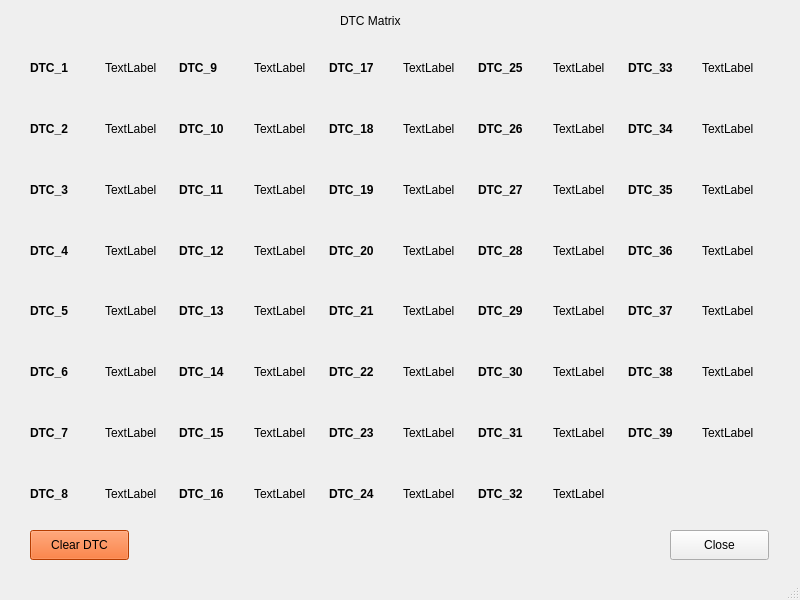
<?xml version="1.0" encoding="UTF-8"?>
<ui version="4.0">
 <class>MainWindow</class>
 <widget class="QMainWindow" name="MainWindow">
  <property name="geometry">
   <rect>
    <x>0</x>
    <y>0</y>
    <width>800</width>
    <height>600</height>
   </rect>
  </property>
  <property name="windowTitle">
   <string>MainWindow</string>
  </property>
  <widget class="QWidget" name="centralwidget">
   <widget class="QWidget" name="gridLayoutWidget">
    <property name="geometry">
     <rect>
      <x>30</x>
      <y>40</y>
      <width>741</width>
      <height>481</height>
     </rect>
    </property>
    <layout class="QGridLayout" name="gridLayout">
     <item row="0" column="7">
      <widget class="QLabel" name="label25">
       <property name="text">
        <string>TextLabel</string>
       </property>
      </widget>
     </item>
     <item row="0" column="0">
      <widget class="QLabel" name="label_3">
       <property name="font">
        <font>
         <weight>75</weight>
         <bold>true</bold>
        </font>
       </property>
       <property name="text">
        <string>DTC_1</string>
       </property>
      </widget>
     </item>
     <item row="5" column="4">
      <widget class="QLabel" name="label_49">
       <property name="font">
        <font>
         <weight>75</weight>
         <bold>true</bold>
        </font>
       </property>
       <property name="text">
        <string>DTC_22</string>
       </property>
      </widget>
     </item>
     <item row="5" column="7">
      <widget class="QLabel" name="label30">
       <property name="text">
        <string>TextLabel</string>
       </property>
      </widget>
     </item>
     <item row="5" column="2">
      <widget class="QLabel" name="label_46">
       <property name="font">
        <font>
         <weight>75</weight>
         <bold>true</bold>
        </font>
       </property>
       <property name="text">
        <string>DTC_14</string>
       </property>
      </widget>
     </item>
     <item row="5" column="1">
      <widget class="QLabel" name="label6">
       <property name="text">
        <string>TextLabel</string>
       </property>
      </widget>
     </item>
     <item row="5" column="5">
      <widget class="QLabel" name="label22">
       <property name="text">
        <string>TextLabel</string>
       </property>
      </widget>
     </item>
     <item row="0" column="8">
      <widget class="QLabel" name="label_66">
       <property name="font">
        <font>
         <weight>75</weight>
         <bold>true</bold>
        </font>
       </property>
       <property name="text">
        <string>DTC_33</string>
       </property>
      </widget>
     </item>
     <item row="0" column="4">
      <widget class="QLabel" name="label_15">
       <property name="font">
        <font>
         <weight>75</weight>
         <bold>true</bold>
        </font>
       </property>
       <property name="text">
        <string>DTC_17</string>
       </property>
      </widget>
     </item>
     <item row="2" column="4">
      <widget class="QLabel" name="label_13">
       <property name="font">
        <font>
         <weight>75</weight>
         <bold>true</bold>
        </font>
       </property>
       <property name="text">
        <string>DTC_19</string>
       </property>
      </widget>
     </item>
     <item row="4" column="6">
      <widget class="QLabel" name="label_39">
       <property name="font">
        <font>
         <weight>75</weight>
         <bold>true</bold>
        </font>
       </property>
       <property name="text">
        <string>DTC_29</string>
       </property>
      </widget>
     </item>
     <item row="0" column="2">
      <widget class="QLabel" name="label_32">
       <property name="font">
        <font>
         <weight>75</weight>
         <bold>true</bold>
        </font>
       </property>
       <property name="text">
        <string>DTC_9</string>
       </property>
      </widget>
     </item>
     <item row="0" column="6">
      <widget class="QLabel" name="label_2">
       <property name="font">
        <font>
         <weight>75</weight>
         <bold>true</bold>
        </font>
       </property>
       <property name="text">
        <string>DTC_25</string>
       </property>
      </widget>
     </item>
     <item row="2" column="3">
      <widget class="QLabel" name="label11">
       <property name="text">
        <string>TextLabel</string>
       </property>
      </widget>
     </item>
     <item row="3" column="7">
      <widget class="QLabel" name="label28">
       <property name="text">
        <string>TextLabel</string>
       </property>
      </widget>
     </item>
     <item row="6" column="7">
      <widget class="QLabel" name="label31">
       <property name="text">
        <string>TextLabel</string>
       </property>
      </widget>
     </item>
     <item row="2" column="0">
      <widget class="QLabel" name="label_9">
       <property name="font">
        <font>
         <weight>75</weight>
         <bold>true</bold>
        </font>
       </property>
       <property name="text">
        <string>DTC_3</string>
       </property>
      </widget>
     </item>
     <item row="1" column="2">
      <widget class="QLabel" name="label_30">
       <property name="font">
        <font>
         <weight>75</weight>
         <bold>true</bold>
        </font>
       </property>
       <property name="text">
        <string>DTC_10</string>
       </property>
      </widget>
     </item>
     <item row="4" column="0">
      <widget class="QLabel" name="label_33">
       <property name="font">
        <font>
         <weight>75</weight>
         <bold>true</bold>
        </font>
       </property>
       <property name="text">
        <string>DTC_5</string>
       </property>
      </widget>
     </item>
     <item row="6" column="1">
      <widget class="QLabel" name="label7">
       <property name="text">
        <string>TextLabel</string>
       </property>
      </widget>
     </item>
     <item row="5" column="3">
      <widget class="QLabel" name="label14">
       <property name="text">
        <string>TextLabel</string>
       </property>
      </widget>
     </item>
     <item row="4" column="7">
      <widget class="QLabel" name="label29">
       <property name="text">
        <string>TextLabel</string>
       </property>
      </widget>
     </item>
     <item row="0" column="5">
      <widget class="QLabel" name="label17">
       <property name="text">
        <string>TextLabel</string>
       </property>
      </widget>
     </item>
     <item row="4" column="2">
      <widget class="QLabel" name="label_35">
       <property name="font">
        <font>
         <weight>75</weight>
         <bold>true</bold>
        </font>
       </property>
       <property name="text">
        <string>DTC_13</string>
       </property>
      </widget>
     </item>
     <item row="5" column="6">
      <widget class="QLabel" name="label_53">
       <property name="font">
        <font>
         <weight>75</weight>
         <bold>true</bold>
        </font>
       </property>
       <property name="text">
        <string>DTC_30</string>
       </property>
      </widget>
     </item>
     <item row="6" column="4">
      <widget class="QLabel" name="label_50">
       <property name="font">
        <font>
         <weight>75</weight>
         <bold>true</bold>
        </font>
       </property>
       <property name="text">
        <string>DTC_23</string>
       </property>
      </widget>
     </item>
     <item row="5" column="0">
      <widget class="QLabel" name="label_41">
       <property name="font">
        <font>
         <weight>75</weight>
         <bold>true</bold>
        </font>
       </property>
       <property name="text">
        <string>DTC_6</string>
       </property>
      </widget>
     </item>
     <item row="6" column="5">
      <widget class="QLabel" name="label23">
       <property name="text">
        <string>TextLabel</string>
       </property>
      </widget>
     </item>
     <item row="4" column="1">
      <widget class="QLabel" name="label5">
       <property name="text">
        <string>TextLabel</string>
       </property>
      </widget>
     </item>
     <item row="6" column="3">
      <widget class="QLabel" name="label15">
       <property name="text">
        <string>TextLabel</string>
       </property>
      </widget>
     </item>
     <item row="1" column="5">
      <widget class="QLabel" name="label18">
       <property name="text">
        <string>TextLabel</string>
       </property>
      </widget>
     </item>
     <item row="6" column="6">
      <widget class="QLabel" name="label_54">
       <property name="font">
        <font>
         <weight>75</weight>
         <bold>true</bold>
        </font>
       </property>
       <property name="text">
        <string>DTC_31</string>
       </property>
      </widget>
     </item>
     <item row="4" column="4">
      <widget class="QLabel" name="label_37">
       <property name="font">
        <font>
         <weight>75</weight>
         <bold>true</bold>
        </font>
       </property>
       <property name="text">
        <string>DTC_21</string>
       </property>
      </widget>
     </item>
     <item row="0" column="3">
      <widget class="QLabel" name="label9">
       <property name="text">
        <string>TextLabel</string>
       </property>
      </widget>
     </item>
     <item row="1" column="3">
      <widget class="QLabel" name="label10">
       <property name="text">
        <string>TextLabel</string>
       </property>
      </widget>
     </item>
     <item row="3" column="6">
      <widget class="QLabel" name="label_23">
       <property name="font">
        <font>
         <weight>75</weight>
         <bold>true</bold>
        </font>
       </property>
       <property name="text">
        <string>DTC_28</string>
       </property>
      </widget>
     </item>
     <item row="3" column="3">
      <widget class="QLabel" name="label12">
       <property name="text">
        <string>TextLabel</string>
       </property>
      </widget>
     </item>
     <item row="2" column="2">
      <widget class="QLabel" name="label_28">
       <property name="font">
        <font>
         <weight>75</weight>
         <bold>true</bold>
        </font>
       </property>
       <property name="text">
        <string>DTC_11</string>
       </property>
      </widget>
     </item>
     <item row="1" column="1">
      <widget class="QLabel" name="label2">
       <property name="text">
        <string>TextLabel</string>
       </property>
      </widget>
     </item>
     <item row="3" column="4">
      <widget class="QLabel" name="label_21">
       <property name="font">
        <font>
         <weight>75</weight>
         <bold>true</bold>
        </font>
       </property>
       <property name="text">
        <string>DTC_20</string>
       </property>
      </widget>
     </item>
     <item row="2" column="1">
      <widget class="QLabel" name="label3">
       <property name="text">
        <string>TextLabel</string>
       </property>
      </widget>
     </item>
     <item row="3" column="1">
      <widget class="QLabel" name="label4">
       <property name="text">
        <string>TextLabel</string>
       </property>
      </widget>
     </item>
     <item row="3" column="5">
      <widget class="QLabel" name="label20">
       <property name="text">
        <string>TextLabel</string>
       </property>
      </widget>
     </item>
     <item row="3" column="2">
      <widget class="QLabel" name="label_25">
       <property name="font">
        <font>
         <weight>75</weight>
         <bold>true</bold>
        </font>
       </property>
       <property name="text">
        <string>DTC_12</string>
       </property>
      </widget>
     </item>
     <item row="1" column="0">
      <widget class="QLabel" name="label_4">
       <property name="font">
        <font>
         <weight>75</weight>
         <bold>true</bold>
        </font>
       </property>
       <property name="text">
        <string>DTC_2</string>
       </property>
      </widget>
     </item>
     <item row="1" column="4">
      <widget class="QLabel" name="label_14">
       <property name="font">
        <font>
         <weight>75</weight>
         <bold>true</bold>
        </font>
       </property>
       <property name="text">
        <string>DTC_18</string>
       </property>
      </widget>
     </item>
     <item row="3" column="0">
      <widget class="QLabel" name="label_19">
       <property name="font">
        <font>
         <weight>75</weight>
         <bold>true</bold>
        </font>
       </property>
       <property name="text">
        <string>DTC_4</string>
       </property>
      </widget>
     </item>
     <item row="6" column="2">
      <widget class="QLabel" name="label_45">
       <property name="font">
        <font>
         <weight>75</weight>
         <bold>true</bold>
        </font>
       </property>
       <property name="text">
        <string>DTC_15</string>
       </property>
      </widget>
     </item>
     <item row="2" column="5">
      <widget class="QLabel" name="label19">
       <property name="text">
        <string>TextLabel</string>
       </property>
      </widget>
     </item>
     <item row="2" column="6">
      <widget class="QLabel" name="label_11">
       <property name="font">
        <font>
         <weight>75</weight>
         <bold>true</bold>
        </font>
       </property>
       <property name="text">
        <string>DTC_27</string>
       </property>
      </widget>
     </item>
     <item row="0" column="1">
      <widget class="QLabel" name="label1">
       <property name="text">
        <string>TextLabel</string>
       </property>
      </widget>
     </item>
     <item row="2" column="7">
      <widget class="QLabel" name="label27">
       <property name="text">
        <string>TextLabel</string>
       </property>
      </widget>
     </item>
     <item row="1" column="6">
      <widget class="QLabel" name="label_5">
       <property name="font">
        <font>
         <weight>75</weight>
         <bold>true</bold>
        </font>
       </property>
       <property name="text">
        <string>DTC_26</string>
       </property>
      </widget>
     </item>
     <item row="1" column="7">
      <widget class="QLabel" name="label26">
       <property name="text">
        <string>TextLabel</string>
       </property>
      </widget>
     </item>
     <item row="4" column="5">
      <widget class="QLabel" name="label21">
       <property name="text">
        <string>TextLabel</string>
       </property>
      </widget>
     </item>
     <item row="4" column="3">
      <widget class="QLabel" name="label13">
       <property name="text">
        <string>TextLabel</string>
       </property>
      </widget>
     </item>
     <item row="6" column="0">
      <widget class="QLabel" name="label_42">
       <property name="font">
        <font>
         <weight>75</weight>
         <bold>true</bold>
        </font>
       </property>
       <property name="text">
        <string>DTC_7</string>
       </property>
      </widget>
     </item>
     <item row="7" column="0">
      <widget class="QLabel" name="label_58">
       <property name="font">
        <font>
         <weight>75</weight>
         <bold>true</bold>
        </font>
       </property>
       <property name="text">
        <string>DTC_8</string>
       </property>
      </widget>
     </item>
     <item row="7" column="1">
      <widget class="QLabel" name="label8">
       <property name="text">
        <string>TextLabel</string>
       </property>
      </widget>
     </item>
     <item row="7" column="2">
      <widget class="QLabel" name="label_60">
       <property name="font">
        <font>
         <weight>75</weight>
         <bold>true</bold>
        </font>
       </property>
       <property name="text">
        <string>DTC_16</string>
       </property>
      </widget>
     </item>
     <item row="7" column="3">
      <widget class="QLabel" name="label16">
       <property name="text">
        <string>TextLabel</string>
       </property>
      </widget>
     </item>
     <item row="7" column="4">
      <widget class="QLabel" name="label_62">
       <property name="font">
        <font>
         <weight>75</weight>
         <bold>true</bold>
        </font>
       </property>
       <property name="text">
        <string>DTC_24</string>
       </property>
      </widget>
     </item>
     <item row="7" column="5">
      <widget class="QLabel" name="label24">
       <property name="text">
        <string>TextLabel</string>
       </property>
      </widget>
     </item>
     <item row="7" column="6">
      <widget class="QLabel" name="label_64">
       <property name="font">
        <font>
         <weight>75</weight>
         <bold>true</bold>
        </font>
       </property>
       <property name="text">
        <string>DTC_32</string>
       </property>
      </widget>
     </item>
     <item row="7" column="7">
      <widget class="QLabel" name="label32">
       <property name="text">
        <string>TextLabel</string>
       </property>
      </widget>
     </item>
     <item row="0" column="9">
      <widget class="QLabel" name="label33">
       <property name="text">
        <string>TextLabel</string>
       </property>
      </widget>
     </item>
     <item row="1" column="8">
      <widget class="QLabel" name="label_68">
       <property name="font">
        <font>
         <weight>75</weight>
         <bold>true</bold>
        </font>
       </property>
       <property name="text">
        <string>DTC_34</string>
       </property>
      </widget>
     </item>
     <item row="2" column="8">
      <widget class="QLabel" name="label_69">
       <property name="font">
        <font>
         <weight>75</weight>
         <bold>true</bold>
        </font>
       </property>
       <property name="text">
        <string>DTC_35</string>
       </property>
      </widget>
     </item>
     <item row="3" column="8">
      <widget class="QLabel" name="label_70">
       <property name="font">
        <font>
         <weight>75</weight>
         <bold>true</bold>
        </font>
       </property>
       <property name="text">
        <string>DTC_36</string>
       </property>
      </widget>
     </item>
     <item row="4" column="8">
      <widget class="QLabel" name="label_71">
       <property name="font">
        <font>
         <weight>75</weight>
         <bold>true</bold>
        </font>
       </property>
       <property name="text">
        <string>DTC_37</string>
       </property>
      </widget>
     </item>
     <item row="5" column="8">
      <widget class="QLabel" name="label_72">
       <property name="font">
        <font>
         <weight>75</weight>
         <bold>true</bold>
        </font>
       </property>
       <property name="text">
        <string>DTC_38</string>
       </property>
      </widget>
     </item>
     <item row="6" column="8">
      <widget class="QLabel" name="label_73">
       <property name="font">
        <font>
         <weight>75</weight>
         <bold>true</bold>
        </font>
       </property>
       <property name="text">
        <string>DTC_39</string>
       </property>
      </widget>
     </item>
     <item row="1" column="9">
      <widget class="QLabel" name="label34">
       <property name="text">
        <string>TextLabel</string>
       </property>
      </widget>
     </item>
     <item row="2" column="9">
      <widget class="QLabel" name="label35">
       <property name="text">
        <string>TextLabel</string>
       </property>
      </widget>
     </item>
     <item row="3" column="9">
      <widget class="QLabel" name="label36">
       <property name="text">
        <string>TextLabel</string>
       </property>
      </widget>
     </item>
     <item row="4" column="9">
      <widget class="QLabel" name="label37">
       <property name="text">
        <string>TextLabel</string>
       </property>
      </widget>
     </item>
     <item row="5" column="9">
      <widget class="QLabel" name="label38">
       <property name="text">
        <string>TextLabel</string>
       </property>
      </widget>
     </item>
     <item row="6" column="9">
      <widget class="QLabel" name="label39">
       <property name="text">
        <string>TextLabel</string>
       </property>
      </widget>
     </item>
    </layout>
   </widget>
   <widget class="QLabel" name="label_57">
    <property name="geometry">
     <rect>
      <x>340</x>
      <y>10</y>
      <width>101</width>
      <height>22</height>
     </rect>
    </property>
    <property name="text">
     <string>DTC Matrix</string>
    </property>
   </widget>
   <widget class="QPushButton" name="Close_w">
    <property name="geometry">
     <rect>
      <x>670</x>
      <y>530</y>
      <width>99</width>
      <height>30</height>
     </rect>
    </property>
    <property name="text">
     <string>Close</string>
    </property>
   </widget>
   <widget class="QPushButton" name="clear_DTC">
    <property name="geometry">
     <rect>
      <x>30</x>
      <y>530</y>
      <width>99</width>
      <height>30</height>
     </rect>
    </property>
    <property name="autoFillBackground">
     <bool>false</bool>
    </property>
    <property name="styleSheet">
     <string notr="true">background-color: rgb(255, 85, 0);</string>
    </property>
    <property name="text">
     <string>Clear DTC</string>
    </property>
   </widget>
  </widget>
  <widget class="QStatusBar" name="statusbar"/>
 </widget>
 <resources/>
 <connections/>
</ui>
